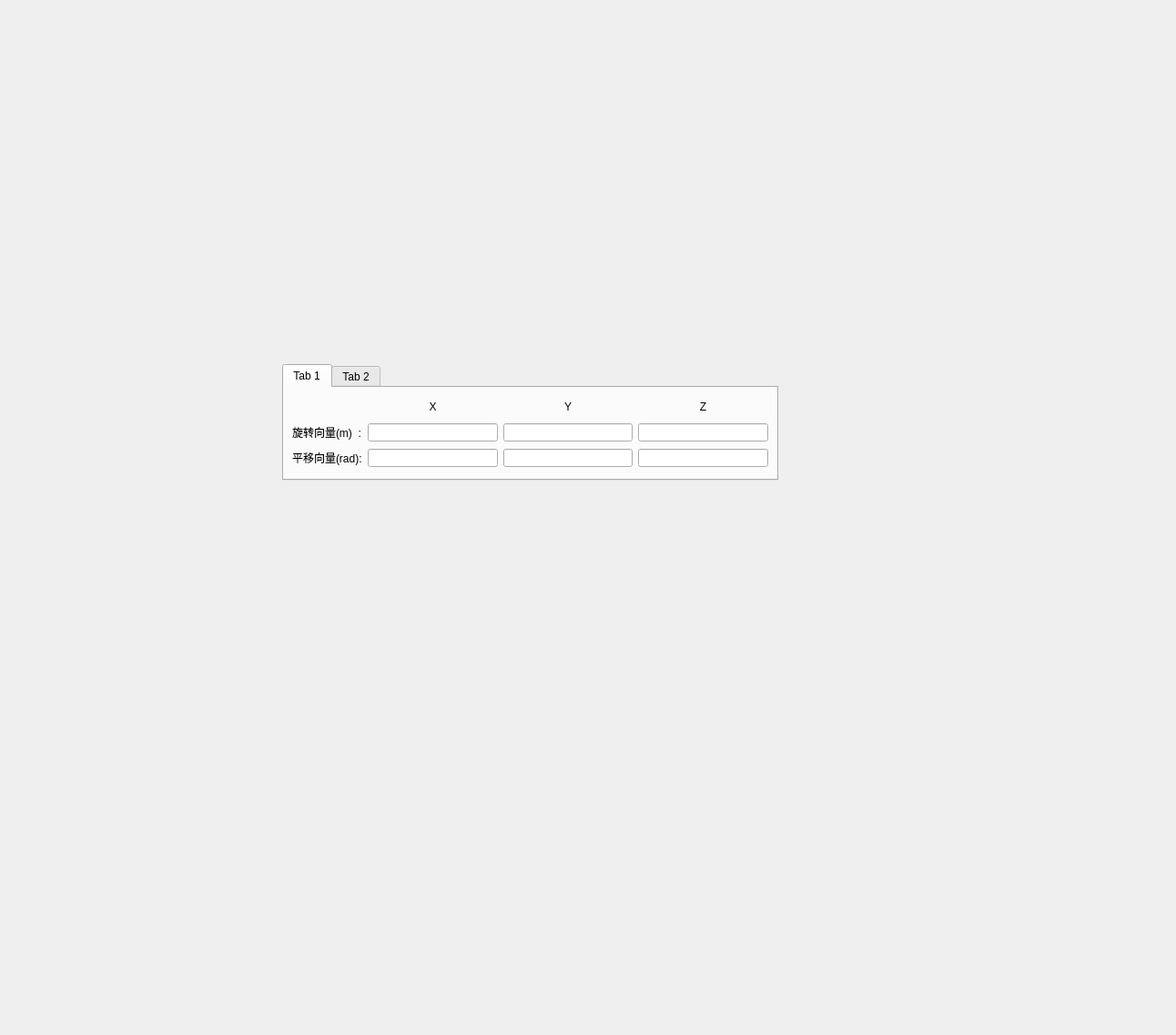
<?xml version="1.0" encoding="UTF-8"?>
<ui version="4.0">
 <class>Form</class>
 <widget class="QWidget" name="Form">
  <property name="geometry">
   <rect>
    <x>0</x>
    <y>0</y>
    <width>1292</width>
    <height>1137</height>
   </rect>
  </property>
  <property name="windowTitle">
   <string>Form</string>
  </property>
  <widget class="QTabWidget" name="tabWidget">
   <property name="geometry">
    <rect>
     <x>310</x>
     <y>400</y>
     <width>545</width>
     <height>128</height>
    </rect>
   </property>
   <property name="currentIndex">
    <number>0</number>
   </property>
   <widget class="QWidget" name="tab">
    <attribute name="title">
     <string>Tab 1</string>
    </attribute>
    <layout class="QHBoxLayout" name="horizontalLayout">
     <item>
      <layout class="QGridLayout" name="layout_retvec">
       <item row="1" column="4">
        <widget class="QLineEdit" name="line_rz">
         <property name="maximumSize">
          <size>
           <width>16777215</width>
           <height>20</height>
          </size>
         </property>
        </widget>
       </item>
       <item row="1" column="3">
        <widget class="QLineEdit" name="line_ry">
         <property name="maximumSize">
          <size>
           <width>16777215</width>
           <height>20</height>
          </size>
         </property>
        </widget>
       </item>
       <item row="1" column="2">
        <widget class="QLineEdit" name="line_rx">
         <property name="maximumSize">
          <size>
           <width>16777215</width>
           <height>20</height>
          </size>
         </property>
        </widget>
       </item>
       <item row="2" column="4">
        <widget class="QLineEdit" name="line_tz">
         <property name="maximumSize">
          <size>
           <width>16777215</width>
           <height>20</height>
          </size>
         </property>
        </widget>
       </item>
       <item row="2" column="2">
        <widget class="QLineEdit" name="line_tx">
         <property name="maximumSize">
          <size>
           <width>16777215</width>
           <height>20</height>
          </size>
         </property>
        </widget>
       </item>
       <item row="2" column="3">
        <widget class="QLineEdit" name="line_ty">
         <property name="maximumSize">
          <size>
           <width>16777215</width>
           <height>20</height>
          </size>
         </property>
        </widget>
       </item>
       <item row="2" column="1">
        <widget class="QLabel" name="label_tvec">
         <property name="maximumSize">
          <size>
           <width>16777215</width>
           <height>20</height>
          </size>
         </property>
         <property name="text">
          <string>平移向量(rad):</string>
         </property>
        </widget>
       </item>
       <item row="1" column="1">
        <widget class="QLabel" name="label_rvec">
         <property name="maximumSize">
          <size>
           <width>16777215</width>
           <height>20</height>
          </size>
         </property>
         <property name="text">
          <string>旋转向量(m)  :</string>
         </property>
        </widget>
       </item>
       <item row="0" column="3">
        <widget class="QLabel" name="label_y">
         <property name="maximumSize">
          <size>
           <width>16777215</width>
           <height>20</height>
          </size>
         </property>
         <property name="text">
          <string>Y</string>
         </property>
         <property name="alignment">
          <set>Qt::AlignCenter</set>
         </property>
        </widget>
       </item>
       <item row="0" column="4">
        <widget class="QLabel" name="label_z">
         <property name="minimumSize">
          <size>
           <width>0</width>
           <height>0</height>
          </size>
         </property>
         <property name="maximumSize">
          <size>
           <width>16777215</width>
           <height>20</height>
          </size>
         </property>
         <property name="text">
          <string>Z</string>
         </property>
         <property name="alignment">
          <set>Qt::AlignCenter</set>
         </property>
        </widget>
       </item>
       <item row="0" column="2">
        <widget class="QLabel" name="label_x">
         <property name="maximumSize">
          <size>
           <width>16777215</width>
           <height>20</height>
          </size>
         </property>
         <property name="text">
          <string>X</string>
         </property>
         <property name="alignment">
          <set>Qt::AlignCenter</set>
         </property>
        </widget>
       </item>
      </layout>
     </item>
    </layout>
   </widget>
   <widget class="QWidget" name="tab_2">
    <attribute name="title">
     <string>Tab 2</string>
    </attribute>
    <layout class="QVBoxLayout" name="verticalLayout_2">
     <item>
      <layout class="QGridLayout" name="layout_retvec_2">
       <item row="1" column="4">
        <widget class="QLineEdit" name="line_rz_2">
         <property name="maximumSize">
          <size>
           <width>16777215</width>
           <height>20</height>
          </size>
         </property>
        </widget>
       </item>
       <item row="1" column="3">
        <widget class="QLineEdit" name="line_ry_2">
         <property name="maximumSize">
          <size>
           <width>16777215</width>
           <height>20</height>
          </size>
         </property>
        </widget>
       </item>
       <item row="1" column="2">
        <widget class="QLineEdit" name="line_rx_2">
         <property name="maximumSize">
          <size>
           <width>16777215</width>
           <height>20</height>
          </size>
         </property>
        </widget>
       </item>
       <item row="2" column="4">
        <widget class="QLineEdit" name="line_tz_2">
         <property name="maximumSize">
          <size>
           <width>16777215</width>
           <height>20</height>
          </size>
         </property>
        </widget>
       </item>
       <item row="2" column="2">
        <widget class="QLineEdit" name="line_tx_2">
         <property name="maximumSize">
          <size>
           <width>16777215</width>
           <height>20</height>
          </size>
         </property>
        </widget>
       </item>
       <item row="2" column="3">
        <widget class="QLineEdit" name="line_ty_2">
         <property name="maximumSize">
          <size>
           <width>16777215</width>
           <height>20</height>
          </size>
         </property>
        </widget>
       </item>
       <item row="2" column="1">
        <widget class="QLabel" name="label_tvec_2">
         <property name="maximumSize">
          <size>
           <width>16777215</width>
           <height>20</height>
          </size>
         </property>
         <property name="text">
          <string>平移向量(rad):</string>
         </property>
        </widget>
       </item>
       <item row="1" column="1">
        <widget class="QLabel" name="label_rvec_2">
         <property name="maximumSize">
          <size>
           <width>16777215</width>
           <height>20</height>
          </size>
         </property>
         <property name="text">
          <string>旋转向量(m)  :</string>
         </property>
        </widget>
       </item>
       <item row="0" column="3">
        <widget class="QLabel" name="label_y_2">
         <property name="maximumSize">
          <size>
           <width>16777215</width>
           <height>20</height>
          </size>
         </property>
         <property name="text">
          <string>Y</string>
         </property>
         <property name="alignment">
          <set>Qt::AlignCenter</set>
         </property>
        </widget>
       </item>
       <item row="0" column="4">
        <widget class="QLabel" name="label_z_2">
         <property name="minimumSize">
          <size>
           <width>0</width>
           <height>0</height>
          </size>
         </property>
         <property name="maximumSize">
          <size>
           <width>16777215</width>
           <height>20</height>
          </size>
         </property>
         <property name="text">
          <string>Z</string>
         </property>
         <property name="alignment">
          <set>Qt::AlignCenter</set>
         </property>
        </widget>
       </item>
       <item row="0" column="2">
        <widget class="QLabel" name="label_x_2">
         <property name="maximumSize">
          <size>
           <width>16777215</width>
           <height>20</height>
          </size>
         </property>
         <property name="text">
          <string>X</string>
         </property>
         <property name="alignment">
          <set>Qt::AlignCenter</set>
         </property>
        </widget>
       </item>
      </layout>
     </item>
    </layout>
   </widget>
  </widget>
 </widget>
 <resources/>
 <connections/>
</ui>
